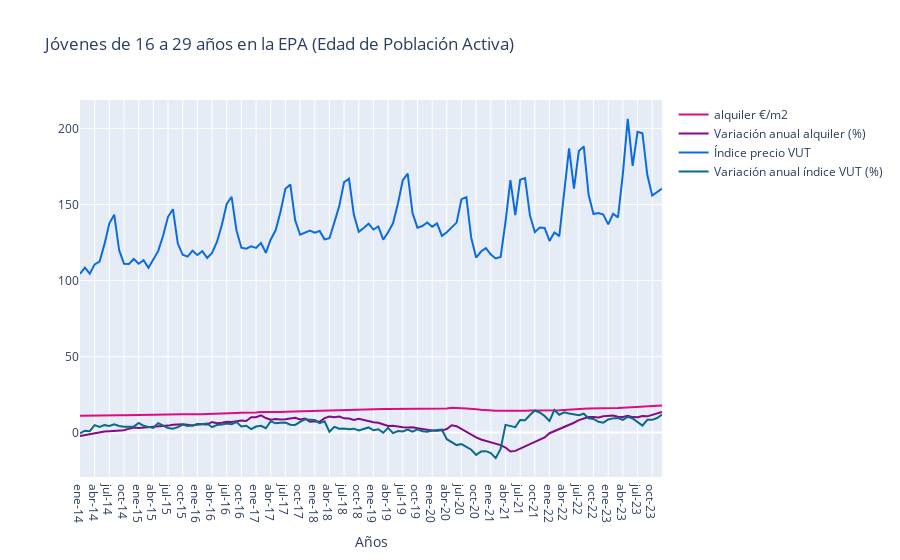

The notebook cell saved with this chart:
### Code cell
trace1 = go.Scatter(
                    x = alq_ipap.index,
                    y = alq_ipap['Precio m2'],
                    name = 'alquiler €/m2',
                    mode= 'lines',
                    marker = dict(color = '#df0c7e'),
                    text = 'alquiler €/m2')

trace2 = go.Scatter(
                    x = alq_ipap.index,
                    y = alq_ipap['Variación anual'],
                    name = 'Variación anual alquiler (%)',
                    mode= 'lines',
                    marker = dict(color = ' #860a88 '),
                    text = 'Variación anual alquiler (%)')

trace3 = go.Scatter(
                    x = alq_ipap.index,
                    y = alq_ipap['Índice'],
                    name = 'Índice precio VUT',
                    mode= 'lines',
                    marker = dict(color = ' #0c6bdf '),
                    text = 'precio VUT')

trace4 = go.Scatter(
                    x = alq_ipap.index,
                    y = alq_ipap['Tasa de variación interanual'],
                    name = 'Variación anual índice VUT (%)',
                    mode= 'lines',
                    marker = dict(color = ' #0a6a88 '),
                    text = 'Variación anual índice VUT (%)')

data = [trace1, trace2, trace3, trace4]

layout = dict(title = 'Jóvenes de 16 a 29 años en la EPA (Edad de Población Activa)',
             xaxis= dict(title= 'Años',ticklen= 5)
           )

fig = go.Figure(data = data, layout=layout)

iplot(fig)

### Figure 1 — Plotly figure (JSON) as saved in the notebook; plotly's stock layout.template omitted (floating-point values rounded to 4 significant figures)
{"data": [{"marker": {"color": "#df0c7e"}, "mode": "lines", "name": "alquiler €/m2", "text": "alquiler €/m2", "type": "scatter", "x": ["ene-14", "feb-14", "mar-14", "abr-14", "may-14", "jun-14", "jul-14", "ago-14", "sep-14", "oct-14", "nov-14", "dic-14", "ene-15", "feb-15", "mar-15", "abr-15", "may-15", "jun-15", "jul-15", "ago-15", "sep-15", "oct-15", "nov-15", "dic-15", "ene-16", "feb-16", "mar-16", "abr-16", "may-16", "jun-16", "jul-16", "ago-16", "sep-16", "oct-16", "nov-16", "dic-16", "ene-17", "feb-17", "mar-17", "abr-17", "may-17", "jun-17", "jul-17", "ago-17", "sep-17", "oct-17", "nov-17", "dic-17", "ene-18", "feb-18", "mar-18", "abr-18", "may-18", "jun-18", "jul-18", "ago-18", "sep-18", "oct-18", "nov-18", "dic-18", "ene-19", "feb-19", "mar-19", "abr-19", "may-19", "jun-19", "jul-19", "ago-19", "sep-19", "oct-19", "nov-19", "dic-19", "ene-20", "feb-20", "mar-20", "abr-20", "may-20", "jun-20", "jul-20", "ago-20", "sep-20", "oct-20", "nov-20", "dic-20", "ene-21", "feb-21", "mar-21", "abr-21", "may-21", "jun-21", "jul-21", "ago-21", "sep-21", "oct-21", "nov-21", "dic-21", "ene-22", "feb-22", "mar-22", "abr-22", "may-22", "jun-22", "jul-22", "ago-22", "sep-22", "oct-22", "nov-22", "dic-22", "ene-23", "feb-23", "mar-23", "abr-23", "may-23", "jun-23", "jul-23", "ago-23", "sep-23", "oct-23", "nov-23", "dic-23"], "y": [11.1, 11.2, 11.2, 11.2, 11.2, 11.3, 11.3, 11.3, 11.4, 11.4, 11.5, 11.5, 11.5, 11.5, 11.6, 11.6, 11.7, 11.7, 11.8, 11.9, 12, 12.1, 12.1, 12, 12.1, 12.1, 12.2, 12.4, 12.4, 12.5, 12.7, 12.8, 12.9, 13, 13, 13.2, 13.3, 13.5, 13.4, 13.5, 13.5, 13.6, 13.8, 13.9, 14.2, 14.2, 14.2, 14.2, 14.3, 14.5, 14.6, 14.9, 14.9, 15, 15.1, 15.2, 15.3, 15.5, 15.4, 15.3, 15.3, 15.4, 15.5, 15.5, 15.5, 15.6, 15.6, 15.7, 15.9, 15.9, 15.7, 15.6, 15.5, 15.6, 15.7, 15.9, 16.3, 16.3, 16, 15.8, 15.7, 15.4, 15, 14.7, 14.5, 14.4, 14.4, 14.3, 14.3, 14.3, 14.3, 14.4, 14.5, 14.5, 14.4, 14.3, 14.4, 14.5, 14.7, 14.9, 15, 15.2, 15.5, 15.7, 15.9, 15.9, 15.8, 15.8, 16, 16.2, 16.2, 16.4, 16.6, 16.8, 17.1, 17.4, 17.7, 17.8, 17.7, 17.9]}, {"marker": {"color": " #860a88 "}, "mode": "lines", "name": "Variación anual alquiler (%)", "text": "Variación anual alquiler (%)", "type": "scatter", "x": ["ene-14", "feb-14", "mar-14", "abr-14", "may-14", "jun-14", "jul-14", "ago-14", "sep-14", "oct-14", "nov-14", "dic-14", "ene-15", "feb-15", "mar-15", "abr-15", "may-15", "jun-15", "jul-15", "ago-15", "sep-15", "oct-15", "nov-15", "dic-15", "ene-16", "feb-16", "mar-16", "abr-16", "may-16", "jun-16", "jul-16", "ago-16", "sep-16", "oct-16", "nov-16", "dic-16", "ene-17", "feb-17", "mar-17", "abr-17", "may-17", "jun-17", "jul-17", "ago-17", "sep-17", "oct-17", "nov-17", "dic-17", "ene-18", "feb-18", "mar-18", "abr-18", "may-18", "jun-18", "jul-18", "ago-18", "sep-18", "oct-18", "nov-18", "dic-18", "ene-19", "feb-19", "mar-19", "abr-19", "may-19", "jun-19", "jul-19", "ago-19", "sep-19", "oct-19", "nov-19", "dic-19", "ene-20", "feb-20", "mar-20", "abr-20", "may-20", "jun-20", "jul-20", "ago-20", "sep-20", "oct-20", "nov-20", "dic-20", "ene-21", "feb-21", "mar-21", "abr-21", "may-21", "jun-21", "jul-21", "ago-21", "sep-21", "oct-21", "nov-21", "dic-21", "ene-22", "feb-22", "mar-22", "abr-22", "may-22", "jun-22", "jul-22", "ago-22", "sep-22", "oct-22", "nov-22", "dic-22", "ene-23", "feb-23", "mar-23", "abr-23", "may-23", "jun-23", "jul-23", "ago-23", "sep-23", "oct-23", "nov-23", "dic-23"], "y": [-2.3, -1.6, -1, -0.6, 0.3, 0.7, 0.9, 1.1, 1.3, 1.6, 2.6, 3.3, 3, 3.2, 3.8, 3.6, 4.1, 4.3, 4.6, 5.2, 5.5, 5.5, 5.2, 4.6, 5.6, 5.3, 5.4, 7, 6.2, 6.5, 7.2, 7, 7.3, 7.9, 7.6, 10.1, 10.1, 11.3, 9.6, 8.5, 9, 8.6, 8.8, 9.1, 9.8, 8.7, 9.3, 7.2, 7.5, 7.1, 9.5, 10.6, 10.1, 10.6, 9.4, 9.3, 8.3, 9.1, 8.3, 7.9, 6.8, 6.5, 5.6, 4.4, 4.5, 3.9, 3.5, 3.3, 3.5, 2.9, 2.3, 1.9, 1.4, 1.3, 1.5, 2.4, 4.8, 4.2, 2.4, 0.5, -1.5, -3.1, -4.5, -5.4, -6.7, -7.7, -8.2, -9.8, -12.4, -12, -10.3, -9, -7.6, -6.1, -4.3, -3.2, -0.4, 1, 1.9, 3.7, 4.7, 6.5, 8.2, 9.2, 10.2, 10.2, 9.9, 10.8, 11, 11.2, 10.4, 10.3, 11, 10.2, 10.1, 10.9, 10.7, 11.6, 12.4, 13.6]}, {"marker": {"color": " #0c6bdf "}, "mode": "lines", "name": "Índice precio VUT", "text": "precio VUT", "type": "scatter", "x": ["ene-14", "feb-14", "mar-14", "abr-14", "may-14", "jun-14", "jul-14", "ago-14", "sep-14", "oct-14", "nov-14", "dic-14", "ene-15", "feb-15", "mar-15", "abr-15", "may-15", "jun-15", "jul-15", "ago-15", "sep-15", "oct-15", "nov-15", "dic-15", "ene-16", "feb-16", "mar-16", "abr-16", "may-16", "jun-16", "jul-16", "ago-16", "sep-16", "oct-16", "nov-16", "dic-16", "ene-17", "feb-17", "mar-17", "abr-17", "may-17", "jun-17", "jul-17", "ago-17", "sep-17", "oct-17", "nov-17", "dic-17", "ene-18", "feb-18", "mar-18", "abr-18", "may-18", "jun-18", "jul-18", "ago-18", "sep-18", "oct-18", "nov-18", "dic-18", "ene-19", "feb-19", "mar-19", "abr-19", "may-19", "jun-19", "jul-19", "ago-19", "sep-19", "oct-19", "nov-19", "dic-19", "ene-20", "feb-20", "mar-20", "abr-20", "may-20", "jun-20", "jul-20", "ago-20", "sep-20", "oct-20", "nov-20", "dic-20", "ene-21", "feb-21", "mar-21", "abr-21", "may-21", "jun-21", "jul-21", "ago-21", "sep-21", "oct-21", "nov-21", "dic-21", "ene-22", "feb-22", "mar-22", "abr-22", "may-22", "jun-22", "jul-22", "ago-22", "sep-22", "oct-22", "nov-22", "dic-22", "ene-23", "feb-23", "mar-23", "abr-23", "may-23", "jun-23", "jul-23", "ago-23", "sep-23", "oct-23", "nov-23", "dic-23"], "y": [104.4, 108.5, 104.5, 110.6, 112.5, 123.8, 137.7, 143.3, 120.0, 111.0, 110.8, 114.2, 111.1, 113.4, 108.4, 114.2, 119.5, 129.6, 141.9, 146.9, 124.3, 116.9, 115.7, 119.6, 116.8, 119.3, 114.9, 118.2, 125.4, 136.5, 150.4, 155.1, 132.9, 121.6, 120.9, 122.5, 121.5, 124.7, 118.2, 127.0, 133.1, 145.3, 160.3, 163.2, 139.6, 130.2, 131.5, 132.8, 131.5, 132.6, 127.1, 127.8, 138.1, 148.9, 164.7, 166.9, 143.3, 132.0, 134.6, 137.4, 133.5, 135.5, 126.9, 131.8, 137.6, 150.5, 166.0, 170.3, 144.2, 134.8, 135.8, 138.2, 135.4, 137.6, 129.4, 131.8, 134.9, 138.1, 153.5, 154.8, 128.0, 115.1, 119.1, 121.3, 117.1, 114.5, 115.6, 138.5, 166.0, 143.1, 166.2, 167.3, 142.8, 131.8, 134.8, 134.5, 126.1, 131.6, 129.2, 157.1, 186.9, 160.5, 185.2, 188.2, 156.3, 143.8, 144.4, 143.3, 136.9, 143.9, 141.6, 170.2, 206.3, 175.4, 197.8, 196.9, 169.4, 155.8, 158.3, 160.4]}, {"marker": {"color": " #0a6a88 "}, "mode": "lines", "name": "Variación anual índice VUT (%)", "text": "Variación anual índice VUT (%)", "type": "scatter", "x": ["ene-14", "feb-14", "mar-14", "abr-14", "may-14", "jun-14", "jul-14", "ago-14", "sep-14", "oct-14", "nov-14", "dic-14", "ene-15", "feb-15", "mar-15", "abr-15", "may-15", "jun-15", "jul-15", "ago-15", "sep-15", "oct-15", "nov-15", "dic-15", "ene-16", "feb-16", "mar-16", "abr-16", "may-16", "jun-16", "jul-16", "ago-16", "sep-16", "oct-16", "nov-16", "dic-16", "ene-17", "feb-17", "mar-17", "abr-17", "may-17", "jun-17", "jul-17", "ago-17", "sep-17", "oct-17", "nov-17", "dic-17", "ene-18", "feb-18", "mar-18", "abr-18", "may-18", "jun-18", "jul-18", "ago-18", "sep-18", "oct-18", "nov-18", "dic-18", "ene-19", "feb-19", "mar-19", "abr-19", "may-19", "jun-19", "jul-19", "ago-19", "sep-19", "oct-19", "nov-19", "dic-19", "ene-20", "feb-20", "mar-20", "abr-20", "may-20", "jun-20", "jul-20", "ago-20", "sep-20", "oct-20", "nov-20", "dic-20", "ene-21", "feb-21", "mar-21", "abr-21", "may-21", "jun-21", "jul-21", "ago-21", "sep-21", "oct-21", "nov-21", "dic-21", "ene-22", "feb-22", "mar-22", "abr-22", "may-22", "jun-22", "jul-22", "ago-22", "sep-22", "oct-22", "nov-22", "dic-22", "ene-23", "feb-23", "mar-23", "abr-23", "may-23", "jun-23", "jul-23", "ago-23", "sep-23", "oct-23", "nov-23", "dic-23"], "y": [-0.43, 1.27, 0.93, 4.92, 3.77, 4.91, 4.43, 5.4, 4.39, 3.84, 3.87, 3.91, 6.36, 4.47, 3.78, 3.17, 6.23, 4.71, 3.09, 2.52, 3.61, 5.29, 4.38, 4.78, 5.2, 5.27, 5.98, 3.56, 4.95, 5.32, 5.97, 5.54, 6.92, 4, 4.51, 2.36, 3.99, 4.51, 2.9, 7.48, 6.1, 6.43, 6.62, 5.23, 5.04, 7.03, 8.74, 8.46, 8.23, 6.27, 7.46, 0.6, 3.82, 2.52, 2.74, 2.26, 2.6, 1.43, 2.34, 3.41, 1.53, 2.25, -0.1, 3.12, -0.36, 1.03, 0.78, 2.07, 0.68, 2.11, 0.95, 0.6, 1.38, 1.55, 1.94, -4.35, -6.54, -8.21, -7.53, -9.13, -11.26, -14.62, -12.34, -12.2, -13.48, -16.79, -10.68, 5.08, 4.34, 3.6, 8.29, 8.11, 11.6, 14.56, 13.24, 10.9, 7.64, 14.93, 11.8, 13.4, 12.6, 12.16, 11.41, 12.44, 9.41, 9.03, 7.09, 6.53, 8.62, 9.37, 9.55, 8.39, 10.38, 9.33, 6.81, 4.62, 8.4, 8.41, 9.59, 11.94]}], "layout": {"title": {"text": "Jóvenes de 16 a 29 años en la EPA (Edad de Población Activa)"}, "xaxis": {"ticklen": 5, "title": {"text": "Años"}}}}
